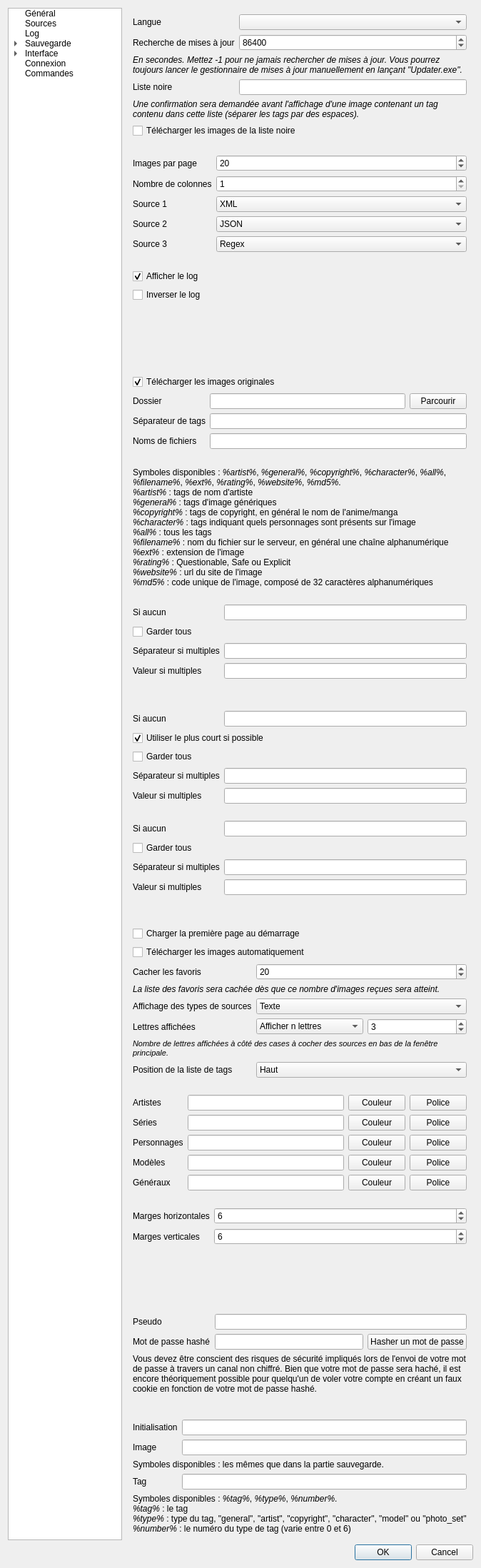
<?xml version="1.0" encoding="UTF-8"?>
<ui version="4.0">
 <class>optionsWindow</class>
 <widget class="QDialog" name="optionsWindow">
  <property name="geometry">
   <rect>
    <x>0</x>
    <y>0</y>
    <width>646</width>
    <height>2197</height>
   </rect>
  </property>
  <property name="windowTitle">
   <string>Grabber - Options</string>
  </property>
  <property name="windowIcon">
   <iconset resource="../resources.qrc">
    <normaloff>:/images/icon.ico</normaloff>:/images/icon.ico</iconset>
  </property>
  <layout class="QVBoxLayout" name="verticalLayout">
   <item>
    <layout class="QHBoxLayout" name="horizontalLayout" stretch="0,0">
     <property name="sizeConstraint">
      <enum>QLayout::SetDefaultConstraint</enum>
     </property>
     <item>
      <widget class="QTreeWidget" name="treeWidget">
       <property name="sizePolicy">
        <sizepolicy hsizetype="Minimum" vsizetype="Expanding">
         <horstretch>0</horstretch>
         <verstretch>0</verstretch>
        </sizepolicy>
       </property>
       <property name="maximumSize">
        <size>
         <width>160</width>
         <height>16777215</height>
        </size>
       </property>
       <property name="horizontalScrollBarPolicy">
        <enum>Qt::ScrollBarAlwaysOff</enum>
       </property>
       <property name="autoScroll">
        <bool>true</bool>
       </property>
       <property name="itemsExpandable">
        <bool>true</bool>
       </property>
       <property name="wordWrap">
        <bool>true</bool>
       </property>
       <attribute name="headerVisible">
        <bool>false</bool>
       </attribute>
       <column>
        <property name="text">
         <string>1</string>
        </property>
       </column>
       <item>
        <property name="text">
         <string>Général</string>
        </property>
       </item>
       <item>
        <property name="text">
         <string>Sources</string>
        </property>
       </item>
       <item>
        <property name="text">
         <string>Log</string>
        </property>
       </item>
       <item>
        <property name="text">
         <string>Sauvegarde</string>
        </property>
        <item>
         <property name="text">
          <string>Tags artiste</string>
         </property>
        </item>
        <item>
         <property name="text">
          <string>Tags série</string>
         </property>
        </item>
        <item>
         <property name="text">
          <string>Tags personnage</string>
         </property>
        </item>
       </item>
       <item>
        <property name="text">
         <string>Interface</string>
        </property>
        <item>
         <property name="text">
          <string>Coloration</string>
         </property>
        </item>
        <item>
         <property name="text">
          <string>Marges</string>
         </property>
        </item>
       </item>
       <item>
        <property name="text">
         <string>Connexion</string>
        </property>
       </item>
       <item>
        <property name="text">
         <string>Commandes</string>
        </property>
       </item>
      </widget>
     </item>
     <item>
      <layout class="QVBoxLayout" name="container">
       <item>
        <widget class="QWidget" name="widget_2" native="true">
         <layout class="QFormLayout" name="formLayout_2">
          <property name="fieldGrowthPolicy">
           <enum>QFormLayout::AllNonFixedFieldsGrow</enum>
          </property>
          <item row="0" column="0">
           <widget class="QLabel" name="label">
            <property name="text">
             <string>Langue</string>
            </property>
           </widget>
          </item>
          <item row="0" column="1">
           <widget class="QComboBox" name="comboLanguages"/>
          </item>
          <item row="1" column="0">
           <widget class="QLabel" name="label_2">
            <property name="text">
             <string>Recherche de mises à jour</string>
            </property>
           </widget>
          </item>
          <item row="1" column="1">
           <widget class="QSpinBox" name="spinCheckForUpdates">
            <property name="minimum">
             <number>-1</number>
            </property>
            <property name="maximum">
             <number>999999999</number>
            </property>
            <property name="value">
             <number>86400</number>
            </property>
           </widget>
          </item>
          <item row="3" column="0" colspan="2">
           <widget class="QLabel" name="label_3">
            <property name="text">
             <string>&lt;i&gt;En secondes. Mettez -1 pour ne jamais rechercher de mises à jour. Vous pourrez toujours lancer le gestionnaire de mises à jour manuellement en lançant &quot;Updater.exe&quot;.&lt;/i&gt;</string>
            </property>
            <property name="wordWrap">
             <bool>true</bool>
            </property>
           </widget>
          </item>
          <item row="4" column="0">
           <widget class="QLabel" name="label_5">
            <property name="text">
             <string>Liste noire</string>
            </property>
           </widget>
          </item>
          <item row="4" column="1">
           <widget class="QLineEdit" name="lineBlacklist"/>
          </item>
          <item row="5" column="0" colspan="2">
           <widget class="QLabel" name="label_6">
            <property name="text">
             <string>&lt;i&gt;Une confirmation sera demandée avant l'affichage d'une image contenant un tag contenu dans cette liste (séparer les tags par des espaces).&lt;/i&gt;</string>
            </property>
            <property name="wordWrap">
             <bool>true</bool>
            </property>
           </widget>
          </item>
          <item row="6" column="0" colspan="2">
           <widget class="QCheckBox" name="checkDownloadBlacklisted">
            <property name="text">
             <string>Télécharger les images de la liste noire</string>
            </property>
           </widget>
          </item>
         </layout>
        </widget>
       </item>
       <item>
        <widget class="QWidget" name="widget_1" native="true">
         <layout class="QFormLayout" name="formLayout_3">
          <property name="fieldGrowthPolicy">
           <enum>QFormLayout::AllNonFixedFieldsGrow</enum>
          </property>
          <item row="0" column="0">
           <widget class="QLabel" name="label_9">
            <property name="text">
             <string>Images par page</string>
            </property>
           </widget>
          </item>
          <item row="0" column="1">
           <widget class="QSpinBox" name="spinImagesPerPage">
            <property name="minimum">
             <number>1</number>
            </property>
            <property name="maximum">
             <number>1000</number>
            </property>
            <property name="value">
             <number>20</number>
            </property>
           </widget>
          </item>
          <item row="1" column="0">
           <widget class="QLabel" name="label_10">
            <property name="text">
             <string>Nombre de colonnes</string>
            </property>
           </widget>
          </item>
          <item row="1" column="1">
           <widget class="QSpinBox" name="spinColumns">
            <property name="minimum">
             <number>1</number>
            </property>
            <property name="maximum">
             <number>10</number>
            </property>
            <property name="value">
             <number>1</number>
            </property>
           </widget>
          </item>
          <item row="2" column="0">
           <widget class="QLabel" name="label_11">
            <property name="text">
             <string>Source 1</string>
            </property>
           </widget>
          </item>
          <item row="2" column="1">
           <widget class="QComboBox" name="comboSource1">
            <item>
             <property name="text">
              <string>XML</string>
             </property>
            </item>
            <item>
             <property name="text">
              <string>JSON</string>
             </property>
            </item>
            <item>
             <property name="text">
              <string>Regex</string>
             </property>
            </item>
           </widget>
          </item>
          <item row="3" column="0">
           <widget class="QLabel" name="label_12">
            <property name="text">
             <string>Source 2</string>
            </property>
           </widget>
          </item>
          <item row="3" column="1">
           <widget class="QComboBox" name="comboSource2">
            <property name="currentIndex">
             <number>1</number>
            </property>
            <item>
             <property name="text">
              <string>XML</string>
             </property>
            </item>
            <item>
             <property name="text">
              <string>JSON</string>
             </property>
            </item>
            <item>
             <property name="text">
              <string>Regex</string>
             </property>
            </item>
           </widget>
          </item>
          <item row="4" column="0">
           <widget class="QLabel" name="label_13">
            <property name="text">
             <string>Source 3</string>
            </property>
           </widget>
          </item>
          <item row="4" column="1">
           <widget class="QComboBox" name="comboSource3">
            <property name="currentIndex">
             <number>2</number>
            </property>
            <item>
             <property name="text">
              <string>XML</string>
             </property>
            </item>
            <item>
             <property name="text">
              <string>JSON</string>
             </property>
            </item>
            <item>
             <property name="text">
              <string>Regex</string>
             </property>
            </item>
           </widget>
          </item>
         </layout>
        </widget>
       </item>
       <item>
        <widget class="QWidget" name="widget" native="true">
         <layout class="QFormLayout" name="formLayout">
          <property name="fieldGrowthPolicy">
           <enum>QFormLayout::AllNonFixedFieldsGrow</enum>
          </property>
          <item row="0" column="0" colspan="2">
           <widget class="QCheckBox" name="checkShowLog">
            <property name="text">
             <string>Afficher le log</string>
            </property>
            <property name="checked">
             <bool>true</bool>
            </property>
           </widget>
          </item>
          <item row="1" column="0" colspan="2">
           <widget class="QCheckBox" name="checkInvertLog">
            <property name="text">
             <string>Inverser le log</string>
            </property>
           </widget>
          </item>
         </layout>
        </widget>
       </item>
       <item>
        <widget class="QWidget" name="widget_3" native="true">
         <layout class="QFormLayout" name="formLayout_4">
          <item row="0" column="0" colspan="2">
           <widget class="QCheckBox" name="checkDownloadOriginals">
            <property name="text">
             <string>Télécharger les images originales</string>
            </property>
            <property name="checked">
             <bool>true</bool>
            </property>
           </widget>
          </item>
          <item row="1" column="0">
           <widget class="QLabel" name="label_7">
            <property name="text">
             <string>Dossier</string>
            </property>
           </widget>
          </item>
          <item row="3" column="0">
           <widget class="QLabel" name="label_14">
            <property name="text">
             <string>Séparateur de tags</string>
            </property>
           </widget>
          </item>
          <item row="6" column="0" colspan="2">
           <widget class="QLabel" name="label_15">
            <property name="text">
             <string>Symboles disponibles : &lt;i&gt;%artist%&lt;/i&gt;, &lt;i&gt;%general%&lt;/i&gt;, &lt;i&gt;%copyright%&lt;/i&gt;, &lt;i&gt;%character%&lt;/i&gt;, &lt;i&gt;%all%&lt;/i&gt;, &lt;i&gt;%filename%&lt;/i&gt;, &lt;i&gt;%ext%&lt;/i&gt;, &lt;i&gt;%rating%&lt;/i&gt;, &lt;i&gt;%website%&lt;/i&gt;, &lt;i&gt;%md5%&lt;/i&gt;.&lt;br/&gt;&lt;i&gt;%artist%&lt;/i&gt; : tags de nom d'artiste&lt;br/&gt;&lt;i&gt;%general%&lt;/i&gt; : tags d'image génériques&lt;br/&gt;&lt;i&gt;%copyright%&lt;/i&gt; : tags de copyright, en général le nom de l'anime/manga&lt;br/&gt;&lt;i&gt;%character%&lt;/i&gt; : tags indiquant quels personnages sont présents sur l'image&lt;br/&gt;&lt;i&gt;%all%&lt;/i&gt; : tous les tags&lt;br/&gt;&lt;i&gt;%filename%&lt;/i&gt; : nom du fichier sur le serveur, en général une chaîne alphanumérique&lt;br/&gt;&lt;i&gt;%ext%&lt;/i&gt; : extension de l'image&lt;br/&gt;&lt;i&gt;%rating%&lt;/i&gt; : Questionable, Safe ou Explicit&lt;br/&gt;&lt;i&gt;%website%&lt;/i&gt; : url du site de l'image&lt;br/&gt;&lt;i&gt;%md5%&lt;/i&gt; : code unique de l'image, composé de 32 caractères alphanumériques</string>
            </property>
            <property name="wordWrap">
             <bool>true</bool>
            </property>
           </widget>
          </item>
          <item row="3" column="1">
           <widget class="QLineEdit" name="lineSeparator">
            <property name="text">
             <string/>
            </property>
           </widget>
          </item>
          <item row="1" column="1">
           <layout class="QHBoxLayout" name="horizontalLayout_2" stretch="1,0">
            <item>
             <widget class="QLineEdit" name="lineFolder"/>
            </item>
            <item>
             <widget class="QPushButton" name="buttonFolder">
              <property name="text">
               <string>Parcourir</string>
              </property>
             </widget>
            </item>
           </layout>
          </item>
          <item row="4" column="0">
           <widget class="QLabel" name="label_8">
            <property name="text">
             <string>Noms de fichiers</string>
            </property>
           </widget>
          </item>
          <item row="4" column="1">
           <widget class="QLineEdit" name="lineFilename"/>
          </item>
          <item row="5" column="0" colspan="2">
           <widget class="QLabel" name="filenameValidator">
            <property name="text">
             <string/>
            </property>
            <property name="wordWrap">
             <bool>true</bool>
            </property>
           </widget>
          </item>
         </layout>
        </widget>
       </item>
       <item>
        <widget class="QWidget" name="widget_4" native="true">
         <layout class="QFormLayout" name="formLayout_5">
          <property name="fieldGrowthPolicy">
           <enum>QFormLayout::AllNonFixedFieldsGrow</enum>
          </property>
          <item row="0" column="0">
           <widget class="QLabel" name="label_16">
            <property name="text">
             <string>Si aucun</string>
            </property>
           </widget>
          </item>
          <item row="2" column="0">
           <widget class="QLabel" name="label_18">
            <property name="text">
             <string>Séparateur si multiples</string>
            </property>
           </widget>
          </item>
          <item row="3" column="0">
           <widget class="QLabel" name="label_19">
            <property name="text">
             <string>Valeur si multiples</string>
            </property>
           </widget>
          </item>
          <item row="1" column="0" colspan="2">
           <widget class="QCheckBox" name="checkArtistsKeepAll">
            <property name="text">
             <string>Garder tous</string>
            </property>
           </widget>
          </item>
          <item row="0" column="1">
           <widget class="QLineEdit" name="lineArtistsIfNone">
            <property name="text">
             <string/>
            </property>
           </widget>
          </item>
          <item row="2" column="1">
           <widget class="QLineEdit" name="lineArtistsSeparator">
            <property name="text">
             <string/>
            </property>
           </widget>
          </item>
          <item row="3" column="1">
           <widget class="QLineEdit" name="lineArtistsIfMultiples">
            <property name="text">
             <string/>
            </property>
           </widget>
          </item>
         </layout>
        </widget>
       </item>
       <item>
        <widget class="QWidget" name="widget_5" native="true">
         <layout class="QFormLayout" name="formLayout_6">
          <item row="0" column="0">
           <widget class="QLabel" name="label_17">
            <property name="text">
             <string>Si aucun</string>
            </property>
           </widget>
          </item>
          <item row="3" column="0">
           <widget class="QLabel" name="label_20">
            <property name="text">
             <string>Séparateur si multiples</string>
            </property>
           </widget>
          </item>
          <item row="4" column="0">
           <widget class="QLabel" name="label_21">
            <property name="text">
             <string>Valeur si multiples</string>
            </property>
           </widget>
          </item>
          <item row="0" column="1">
           <widget class="QLineEdit" name="lineCopyrightsIfNone">
            <property name="text">
             <string/>
            </property>
           </widget>
          </item>
          <item row="3" column="1">
           <widget class="QLineEdit" name="lineCopyrightsSeparator">
            <property name="text">
             <string/>
            </property>
           </widget>
          </item>
          <item row="4" column="1">
           <widget class="QLineEdit" name="lineCopyrightsIfMultiples">
            <property name="text">
             <string/>
            </property>
           </widget>
          </item>
          <item row="1" column="0" colspan="2">
           <widget class="QCheckBox" name="checkCopyrightsUseShorter">
            <property name="text">
             <string>Utiliser le plus court si possible</string>
            </property>
            <property name="checked">
             <bool>true</bool>
            </property>
           </widget>
          </item>
          <item row="2" column="0" colspan="2">
           <widget class="QCheckBox" name="checkCopyrightsKeepAll">
            <property name="text">
             <string>Garder tous</string>
            </property>
           </widget>
          </item>
         </layout>
        </widget>
       </item>
       <item>
        <widget class="QWidget" name="widget_6" native="true">
         <layout class="QFormLayout" name="formLayout_7">
          <item row="0" column="0">
           <widget class="QLabel" name="label_22">
            <property name="text">
             <string>Si aucun</string>
            </property>
           </widget>
          </item>
          <item row="2" column="0">
           <widget class="QLabel" name="label_23">
            <property name="text">
             <string>Séparateur si multiples</string>
            </property>
           </widget>
          </item>
          <item row="3" column="0">
           <widget class="QLabel" name="label_24">
            <property name="text">
             <string>Valeur si multiples</string>
            </property>
           </widget>
          </item>
          <item row="0" column="1">
           <widget class="QLineEdit" name="lineCharactersIfNone">
            <property name="text">
             <string/>
            </property>
           </widget>
          </item>
          <item row="2" column="1">
           <widget class="QLineEdit" name="lineCharactersSeparator">
            <property name="text">
             <string/>
            </property>
           </widget>
          </item>
          <item row="3" column="1">
           <widget class="QLineEdit" name="lineCharactersIfMultiples">
            <property name="text">
             <string/>
            </property>
           </widget>
          </item>
          <item row="1" column="0" colspan="2">
           <widget class="QCheckBox" name="checkCharactersKeepAll">
            <property name="text">
             <string>Garder tous</string>
            </property>
           </widget>
          </item>
         </layout>
        </widget>
       </item>
       <item>
        <widget class="QWidget" name="widget_10" native="true">
         <layout class="QFormLayout" name="formLayout_11">
          <property name="fieldGrowthPolicy">
           <enum>QFormLayout::AllNonFixedFieldsGrow</enum>
          </property>
          <item row="0" column="0" colspan="2">
           <widget class="QCheckBox" name="checkLoadFirstAtStart">
            <property name="text">
             <string>Charger la première page au démarrage</string>
            </property>
           </widget>
          </item>
          <item row="1" column="0" colspan="2">
           <widget class="QCheckBox" name="checkAutodownload">
            <property name="text">
             <string>Télécharger les images automatiquement</string>
            </property>
           </widget>
          </item>
          <item row="2" column="0">
           <widget class="QLabel" name="label_39">
            <property name="text">
             <string>Cacher les favoris</string>
            </property>
           </widget>
          </item>
          <item row="2" column="1">
           <widget class="QSpinBox" name="spinHideFavorites">
            <property name="maximum">
             <number>1000</number>
            </property>
            <property name="value">
             <number>20</number>
            </property>
           </widget>
          </item>
          <item row="3" column="0" colspan="2">
           <widget class="QLabel" name="label_40">
            <property name="text">
             <string>&lt;i&gt;La liste des favoris sera cachée dès que ce nombre d'images reçues sera atteint.&lt;/i&gt;</string>
            </property>
            <property name="wordWrap">
             <bool>true</bool>
            </property>
           </widget>
          </item>
          <item row="4" column="0">
           <widget class="QLabel" name="label_41">
            <property name="text">
             <string>Affichage des types de sources</string>
            </property>
           </widget>
          </item>
          <item row="4" column="1">
           <widget class="QComboBox" name="comboSources">
            <item>
             <property name="text">
              <string>Texte</string>
             </property>
            </item>
            <item>
             <property name="text">
              <string>Image</string>
             </property>
            </item>
            <item>
             <property name="text">
              <string>Image et texte</string>
             </property>
            </item>
            <item>
             <property name="text">
              <string>Ne pas afficher</string>
             </property>
            </item>
           </widget>
          </item>
          <item row="5" column="0">
           <widget class="QLabel" name="label_42">
            <property name="text">
             <string>Lettres affichées</string>
            </property>
           </widget>
          </item>
          <item row="7" column="0" colspan="2">
           <widget class="QLabel" name="label_43">
            <property name="text">
             <string>&lt;!DOCTYPE HTML PUBLIC &quot;-//W3C//DTD HTML 4.0//EN&quot; &quot;http://www.w3.org/TR/REC-html40/strict.dtd&quot;&gt;
&lt;html&gt;&lt;head&gt;&lt;meta name=&quot;qrichtext&quot; content=&quot;1&quot; /&gt;&lt;style type=&quot;text/css&quot;&gt;
p, li { white-space: pre-wrap; }
&lt;/style&gt;&lt;/head&gt;&lt;body style=&quot; font-family:'MS Shell Dlg 2'; font-size:8.25pt; font-weight:400; font-style:normal;&quot;&gt;
&lt;p style=&quot; margin-top:0px; margin-bottom:0px; margin-left:0px; margin-right:0px; -qt-block-indent:0; text-indent:0px;&quot;&gt;&lt;span style=&quot; font-size:8pt; font-style:italic;&quot;&gt;Nombre de lettres affichées à côté des cases à cocher des sources en bas de la fenêtre principale.&lt;/span&gt;&lt;/p&gt;&lt;/body&gt;&lt;/html&gt;</string>
            </property>
            <property name="wordWrap">
             <bool>true</bool>
            </property>
           </widget>
          </item>
          <item row="5" column="1">
           <layout class="QHBoxLayout" name="horizontalLayout_9">
            <item>
             <widget class="QComboBox" name="comboSourcesLetters">
              <item>
               <property name="text">
                <string>Afficher n lettres</string>
               </property>
              </item>
              <item>
               <property name="text">
                <string>Avant le premier point</string>
               </property>
              </item>
              <item>
               <property name="text">
                <string>Avant le second point</string>
               </property>
              </item>
             </widget>
            </item>
            <item>
             <widget class="QSpinBox" name="spinSourcesLetters">
              <property name="minimum">
               <number>0</number>
              </property>
              <property name="maximum">
               <number>1000000</number>
              </property>
              <property name="value">
               <number>3</number>
              </property>
             </widget>
            </item>
           </layout>
          </item>
          <item row="8" column="0">
           <widget class="QLabel" name="label_44">
            <property name="text">
             <string>Position de la liste de tags</string>
            </property>
           </widget>
          </item>
          <item row="8" column="1">
           <widget class="QComboBox" name="comboTagsposition">
            <item>
             <property name="text">
              <string>Haut</string>
             </property>
            </item>
            <item>
             <property name="text">
              <string>Gauche</string>
             </property>
            </item>
            <item>
             <property name="text">
              <string>Automatique</string>
             </property>
            </item>
           </widget>
          </item>
         </layout>
        </widget>
       </item>
       <item>
        <widget class="QWidget" name="widget_8" native="true">
         <layout class="QFormLayout" name="formLayout_9">
          <item row="0" column="0">
           <widget class="QLabel" name="label_30">
            <property name="text">
             <string>Artistes</string>
            </property>
           </widget>
          </item>
          <item row="0" column="1">
           <layout class="QHBoxLayout" name="horizontalLayout_3" stretch="1,0,0">
            <item>
             <widget class="QLineEdit" name="lineColoringArtists">
              <property name="text">
               <string/>
              </property>
             </widget>
            </item>
            <item>
             <widget class="QPushButton" name="buttonColoringArtistsColor">
              <property name="text">
               <string>Couleur</string>
              </property>
             </widget>
            </item>
            <item>
             <widget class="QPushButton" name="buttonColoringArtistsFont">
              <property name="text">
               <string>Police</string>
              </property>
             </widget>
            </item>
           </layout>
          </item>
          <item row="1" column="0">
           <widget class="QLabel" name="label_31">
            <property name="text">
             <string>Séries</string>
            </property>
           </widget>
          </item>
          <item row="2" column="0">
           <widget class="QLabel" name="label_32">
            <property name="text">
             <string>Personnages</string>
            </property>
           </widget>
          </item>
          <item row="1" column="1">
           <layout class="QHBoxLayout" name="horizontalLayout_4">
            <item>
             <widget class="QLineEdit" name="lineColoringCopyrights"/>
            </item>
            <item>
             <widget class="QPushButton" name="buttonColoringCopyrightsColor">
              <property name="text">
               <string>Couleur</string>
              </property>
             </widget>
            </item>
            <item>
             <widget class="QPushButton" name="buttonColoringCopyrightsFont">
              <property name="text">
               <string>Police</string>
              </property>
             </widget>
            </item>
           </layout>
          </item>
          <item row="2" column="1">
           <layout class="QHBoxLayout" name="horizontalLayout_5">
            <item>
             <widget class="QLineEdit" name="lineColoringCharacters"/>
            </item>
            <item>
             <widget class="QPushButton" name="buttonColoringCharactersColor">
              <property name="text">
               <string>Couleur</string>
              </property>
             </widget>
            </item>
            <item>
             <widget class="QPushButton" name="buttonColoringCharactersFont">
              <property name="text">
               <string>Police</string>
              </property>
             </widget>
            </item>
           </layout>
          </item>
          <item row="3" column="0">
           <widget class="QLabel" name="label_33">
            <property name="text">
             <string>Modèles</string>
            </property>
           </widget>
          </item>
          <item row="4" column="0">
           <widget class="QLabel" name="label_34">
            <property name="text">
             <string>Généraux</string>
            </property>
           </widget>
          </item>
          <item row="4" column="1">
           <layout class="QHBoxLayout" name="horizontalLayout_6" stretch="1,0,0">
            <item>
             <widget class="QLineEdit" name="lineColoringGenerals"/>
            </item>
            <item>
             <widget class="QPushButton" name="buttonColoringGeneralsColor">
              <property name="text">
               <string>Couleur</string>
              </property>
             </widget>
            </item>
            <item>
             <widget class="QPushButton" name="buttonColoringGeneralsFont">
              <property name="text">
               <string>Police</string>
              </property>
             </widget>
            </item>
           </layout>
          </item>
          <item row="3" column="1">
           <layout class="QHBoxLayout" name="horizontalLayout_7" stretch="1,0,0">
            <item>
             <widget class="QLineEdit" name="lineColoringModels"/>
            </item>
            <item>
             <widget class="QPushButton" name="buttonColoringModelsColor">
              <property name="text">
               <string>Couleur</string>
              </property>
             </widget>
            </item>
            <item>
             <widget class="QPushButton" name="buttonColoringModelsFont">
              <property name="text">
               <string>Police</string>
              </property>
             </widget>
            </item>
           </layout>
          </item>
         </layout>
        </widget>
       </item>
       <item>
        <widget class="QWidget" name="widget_11" native="true">
         <layout class="QFormLayout" name="formLayout_12">
          <property name="fieldGrowthPolicy">
           <enum>QFormLayout::AllNonFixedFieldsGrow</enum>
          </property>
          <item row="0" column="0">
           <widget class="QLabel" name="label_37">
            <property name="text">
             <string>Marges horizontales</string>
            </property>
           </widget>
          </item>
          <item row="0" column="1">
           <widget class="QSpinBox" name="spinHorizontalMargins">
            <property name="maximum">
             <number>20</number>
            </property>
            <property name="value">
             <number>6</number>
            </property>
           </widget>
          </item>
          <item row="1" column="0">
           <widget class="QLabel" name="label_38">
            <property name="text">
             <string>Marges verticales</string>
            </property>
           </widget>
          </item>
          <item row="1" column="1">
           <widget class="QSpinBox" name="spinVerticalMargins">
            <property name="maximum">
             <number>20</number>
            </property>
            <property name="value">
             <number>6</number>
            </property>
           </widget>
          </item>
         </layout>
        </widget>
       </item>
       <item>
        <widget class="QWidget" name="widget_9" native="true">
         <layout class="QFormLayout" name="formLayout_10">
          <property name="fieldGrowthPolicy">
           <enum>QFormLayout::AllNonFixedFieldsGrow</enum>
          </property>
          <item row="0" column="0">
           <widget class="QLabel" name="label_4">
            <property name="text">
             <string>Pseudo</string>
            </property>
           </widget>
          </item>
          <item row="1" column="0">
           <widget class="QLabel" name="label_35">
            <property name="text">
             <string>Mot de passe hashé</string>
            </property>
           </widget>
          </item>
          <item row="1" column="1">
           <layout class="QHBoxLayout" name="horizontalLayout_8">
            <item>
             <widget class="QLineEdit" name="linePassword"/>
            </item>
            <item>
             <widget class="QPushButton" name="buttonCrypt">
              <property name="text">
               <string>Hasher un mot de passe</string>
              </property>
             </widget>
            </item>
           </layout>
          </item>
          <item row="0" column="1">
           <widget class="QLineEdit" name="linePseudo"/>
          </item>
          <item row="2" column="0" colspan="2">
           <widget class="QLabel" name="label_36">
            <property name="text">
             <string>Vous devez être conscient des risques de sécurité impliqués lors de l'envoi de votre mot de passe à travers un canal non chiffré. Bien que votre mot de passe sera haché, il est encore théoriquement possible pour quelqu'un de voler votre compte en créant un faux cookie en fonction de votre mot de passe hashé.</string>
            </property>
            <property name="wordWrap">
             <bool>true</bool>
            </property>
           </widget>
          </item>
         </layout>
        </widget>
       </item>
       <item>
        <widget class="QWidget" name="widget_7" native="true">
         <layout class="QFormLayout" name="formLayout_8">
          <item row="0" column="0">
           <widget class="QLabel" name="label_25">
            <property name="text">
             <string>Initialisation</string>
            </property>
           </widget>
          </item>
          <item row="1" column="0">
           <widget class="QLabel" name="label_26">
            <property name="text">
             <string>Image</string>
            </property>
           </widget>
          </item>
          <item row="2" column="0" colspan="2">
           <widget class="QLabel" name="label_27">
            <property name="text">
             <string>Symboles disponibles : les mêmes que dans la partie sauvegarde.</string>
            </property>
           </widget>
          </item>
          <item row="3" column="0">
           <widget class="QLabel" name="label_28">
            <property name="text">
             <string>Tag</string>
            </property>
           </widget>
          </item>
          <item row="4" column="0" colspan="2">
           <widget class="QLabel" name="label_29">
            <property name="text">
             <string>Symboles disponibles : &lt;i&gt;%tag%&lt;/i&gt;, &lt;i&gt;%type%&lt;/i&gt;, &lt;i&gt;%number%&lt;/i&gt;.&lt;br/&gt;&lt;i&gt;%tag%&lt;/i&gt; : le tag&lt;br/&gt;&lt;i&gt;%type%&lt;/i&gt; : type du tag, &quot;general&quot;, &quot;artist&quot;, &quot;copyright&quot;, &quot;character&quot;, &quot;model&quot; ou &quot;photo_set&quot;&lt;br/&gt;&lt;i&gt;%number%&lt;/i&gt; : le numéro du type de tag (varie entre 0 et 6)</string>
            </property>
           </widget>
          </item>
          <item row="0" column="1">
           <widget class="QLineEdit" name="lineCommandsInitialisation"/>
          </item>
          <item row="1" column="1">
           <widget class="QLineEdit" name="lineCommandsImage"/>
          </item>
          <item row="3" column="1">
           <widget class="QLineEdit" name="lineCommandsTag"/>
          </item>
         </layout>
        </widget>
       </item>
      </layout>
     </item>
    </layout>
   </item>
   <item>
    <widget class="QDialogButtonBox" name="buttonBox">
     <property name="orientation">
      <enum>Qt::Horizontal</enum>
     </property>
     <property name="standardButtons">
      <set>QDialogButtonBox::Cancel|QDialogButtonBox::Ok</set>
     </property>
    </widget>
   </item>
  </layout>
 </widget>
 <resources>
  <include location="../resources.qrc"/>
 </resources>
 <connections>
  <connection>
   <sender>buttonBox</sender>
   <signal>accepted()</signal>
   <receiver>optionsWindow</receiver>
   <slot>accept()</slot>
   <hints>
    <hint type="sourcelabel">
     <x>284</x>
     <y>1789</y>
    </hint>
    <hint type="destinationlabel">
     <x>157</x>
     <y>274</y>
    </hint>
   </hints>
  </connection>
  <connection>
   <sender>buttonBox</sender>
   <signal>rejected()</signal>
   <receiver>optionsWindow</receiver>
   <slot>reject()</slot>
   <hints>
    <hint type="sourcelabel">
     <x>352</x>
     <y>1789</y>
    </hint>
    <hint type="destinationlabel">
     <x>286</x>
     <y>274</y>
    </hint>
   </hints>
  </connection>
  <connection>
   <sender>treeWidget</sender>
   <signal>currentItemChanged(QTreeWidgetItem*,QTreeWidgetItem*)</signal>
   <receiver>optionsWindow</receiver>
   <slot>updateContainer(QTreeWidgetItem*,QTreeWidgetItem*)</slot>
   <hints>
    <hint type="sourcelabel">
     <x>146</x>
     <y>114</y>
    </hint>
    <hint type="destinationlabel">
     <x>167</x>
     <y>4</y>
    </hint>
   </hints>
  </connection>
 </connections>
 <slots>
  <slot>updateContainer(QTreeWidgetItem*,QTreeWidgetItem*)</slot>
 </slots>
</ui>
